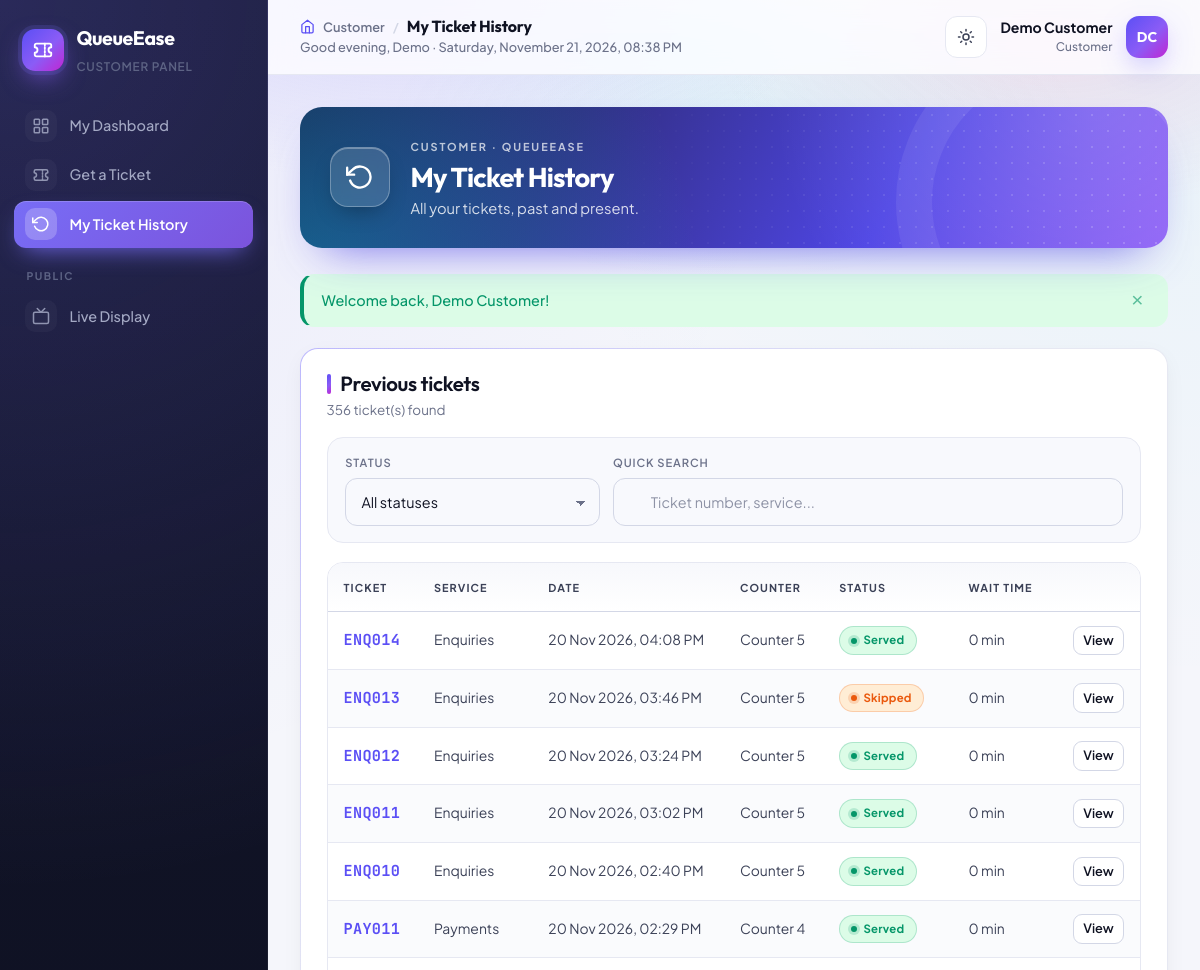
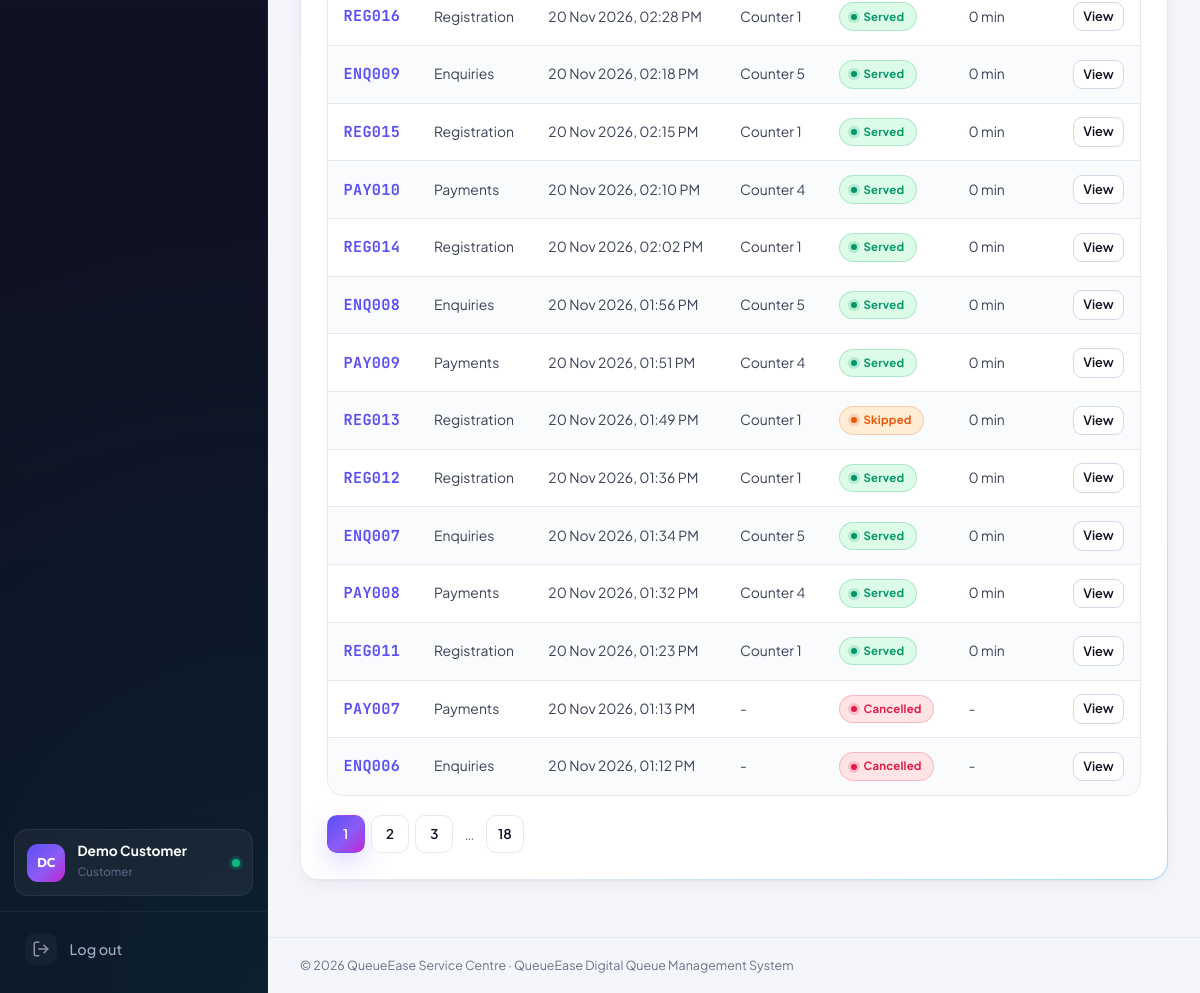
Page /customer/history.php (signed in) on the committed database (2 pictures, top to bottom).
### tables this page shows
CREATE TABLE users (
    id              INT UNSIGNED NOT NULL AUTO_INCREMENT,
    full_name       VARCHAR(100) NOT NULL,
    email           VARCHAR(150) NOT NULL,
    phone           VARCHAR(20)  DEFAULT NULL,
    password_hash   VARCHAR(255) NOT NULL,
    role            ENUM('admin','staff','customer') NOT NULL DEFAULT 'customer',
    is_active       TINYINT(1)   NOT NULL DEFAULT 1,
    last_login_at   DATETIME     DEFAULT NULL,
    created_at      TIMESTAMP    NOT NULL DEFAULT CURRENT_TIMESTAMP,
    updated_at      TIMESTAMP    NOT NULL DEFAULT CURRENT_TIMESTAMP ON UPDATE CURRENT_TIMESTAMP,
    PRIMARY KEY (id),
    UNIQUE KEY uq_users_email (email),
    KEY idx_users_role (role)
);

CREATE TABLE queue_tickets (
    id                  INT UNSIGNED NOT NULL AUTO_INCREMENT,
    ticket_number       VARCHAR(10)  NOT NULL,
    reference_code      VARCHAR(12)  NOT NULL,
    service_id          INT UNSIGNED NOT NULL,
    customer_id         INT UNSIGNED DEFAULT NULL,
    counter_id          INT UNSIGNED DEFAULT NULL,
    served_by           INT UNSIGNED DEFAULT NULL,
    ticket_date         DATE         NOT NULL,
    sequence_no         INT UNSIGNED NOT NULL,
    status              ENUM('waiting','called','serving','served','skipped','cancelled') NOT NULL DEFAULT 'waiting',
    recall_count        TINYINT UNSIGNED NOT NULL DEFAULT 0,
    notes               VARCHAR(255) DEFAULT NULL,
    called_at           DATETIME     DEFAULT NULL,
    service_started_at  DATETIME     DEFAULT NULL,
    completed_at        DATETIME     DEFAULT NULL,
    cancelled_at        DATETIME     DEFAULT NULL,
    created_at          TIMESTAMP    NOT NULL DEFAULT CURRENT_TIMESTAMP,
    updated_at          TIMESTAMP    NOT NULL DEFAULT CURRENT_TIMESTAMP ON UPDATE CURRENT_TIMESTAMP,
    PRIMARY KEY (id),
    UNIQUE KEY uq_ticket_reference (reference_code),
    UNIQUE KEY uq_ticket_sequence (service_id, ticket_date, sequence_no),
    KEY idx_tickets_status_service (status, service_id),
    KEY idx_tickets_date (ticket_date),
    KEY idx_tickets_customer_status (customer_id, status),
    KEY idx_tickets_counter_status (counter_id, status),
    KEY idx_tickets_served_by (served_by),
    CONSTRAINT fk_tickets_service FOREIGN KEY (service_id) REFERENCES services (id)
        ON DELETE RESTRICT ON UPDATE CASCADE,
    CONSTRAINT fk_tickets_customer FOREIGN KEY (customer_id) REFERENCES customers (id)
        ON DELETE SET NULL ON UPDATE CASCADE,
    CONSTRAINT fk_tickets_counter FOREIGN KEY (counter_id) REFERENCES counters (id)
        ON DELETE SET NULL ON UPDATE CASCADE,
    CONSTRAINT fk_tickets_staff FOREIGN KEY (served_by) REFERENCES users (id)
        ON DELETE SET NULL ON UPDATE CASCADE
);

CREATE TABLE services (
    id                   INT UNSIGNED NOT NULL AUTO_INCREMENT,
    name                 VARCHAR(100) NOT NULL,
    prefix               VARCHAR(5)   NOT NULL,
    description          VARCHAR(255) DEFAULT NULL,
    avg_service_minutes  SMALLINT UNSIGNED NOT NULL DEFAULT 5,
    is_active            TINYINT(1)   NOT NULL DEFAULT 1,
    created_at           TIMESTAMP    NOT NULL DEFAULT CURRENT_TIMESTAMP,
    updated_at           TIMESTAMP    NOT NULL DEFAULT CURRENT_TIMESTAMP ON UPDATE CURRENT_TIMESTAMP,
    PRIMARY KEY (id),
    UNIQUE KEY uq_services_name (name),
    UNIQUE KEY uq_services_prefix (prefix)
);

CREATE TABLE counters (
    id              INT UNSIGNED NOT NULL AUTO_INCREMENT,
    name            VARCHAR(50)  NOT NULL,
    service_id      INT UNSIGNED NOT NULL,
    location        VARCHAR(100) DEFAULT NULL,
    is_active       TINYINT(1)   NOT NULL DEFAULT 1,
    created_at      TIMESTAMP    NOT NULL DEFAULT CURRENT_TIMESTAMP,
    updated_at      TIMESTAMP    NOT NULL DEFAULT CURRENT_TIMESTAMP ON UPDATE CURRENT_TIMESTAMP,
    PRIMARY KEY (id),
    UNIQUE KEY uq_counters_name (name),
    KEY idx_counters_service (service_id),
    CONSTRAINT fk_counters_service FOREIGN KEY (service_id) REFERENCES services (id)
        ON DELETE RESTRICT ON UPDATE CASCADE
);

### customer/history.php (the view, shortened to what the rows shown need)
<?php
require_role('customer');
$pdo      = db();
$customer = current_customer();
$where  = 't.customer_id = ?';
$params = [$customer['id']];
$stmt = $pdo->prepare("SELECT COUNT(*) FROM queue_tickets t WHERE $where");
$stmt->execute($params);
$pager = paginate((int) $stmt->fetchColumn());
$stmt = $pdo->prepare(ticket_select_sql() . " WHERE $where ORDER BY t.created_at DESC LIMIT {$pager['limit']} OFFSET {$pager['offset']}");
$stmt->execute($params);
$tickets = $stmt->fetchAll();
$pageTitle  = 'My Ticket History';
$activeMenu = 'history';
require __DIR__ . '/../includes/header.php';
?>
<div class="card">
    <div class="card-header">
        <div>
            <h2>Previous tickets</h2>
        </div>
    </div>
    <div class="table-responsive">
        <table class="table" id="historyTable">
            <thead><tr><th>Ticket</th><th>Service</th><th>Date</th><th>Counter</th><th>Status</th><th>Wait time</th><th></th></tr></thead>
            <tbody>
            <?php foreach ($tickets as $t): ?>
                <tr>
                    <td><span class="ticket-no"><?= e($t['ticket_number']) ?></span></td>
                    <td><?= e($t['service_name']) ?></td>
                    <td class="nowrap"><?= e(format_datetime($t['created_at'])) ?></td>
                    <td><?= e($t['counter_name'] ?? '-') ?></td>
                    <td><?= status_badge($t['status']) ?></td>
                    <td><?= $t['called_at'] ? e(format_minutes((strtotime($t['called_at']) - strtotime($t['created_at'])) / 60)) : '-' ?></td>
                    <td class="actions"><a class="btn btn-outline btn-sm" href="<?= url('customer/my_ticket.php?id=' . (int) $t['id']) ?>">View</a></td>
                </tr>
            <?php endforeach; ?>
            </tbody>
        </table>
    </div>
</div>
<?php require __DIR__ . '/../includes/footer.php'; ?>

### includes/header.php (shortened to what the rows shown need)
<?php
$pageTitle  = $pageTitle ?? 'Dashboard';
$activeMenu = $activeMenu ?? '';
$user       = current_user();
$role       = $user['role'] ?? '';
$menus = [
    'admin' => [
        ['dashboard',     'Dashboard',       'admin/dashboard.php',      'dashboard'],
        ['tickets',       'All Tickets',     'admin/tickets.php',        'ticket'],
        ['section',       'Management'],
        ['services',      'Services',        'admin/services.php',       'layers'],
        ['counters',      'Counters',        'admin/counters.php',       'monitor'],
        ['staff',         'Staff',           'admin/staff.php',          'users'],
        ['assignments',   'Counter Assignments', 'admin/assignments.php', 'link'],
        ['customers',     'Customers',       'admin/customers.php',      'user'],
        ['announcements', 'Announcements',   'admin/announcements.php',  'megaphone'],
        ['section',       'Insights'],
        ['reports',       'Reports',         'reports/index.php',        'chart'],
        ['logs',          'Activity Logs',   'admin/activity_logs.php',  'activity'],
        ['section',       'Public'],
        ['display',       'Live Display',    'public/display.php',       'tv', true],
    ],
    'staff' => [
        ['dashboard', 'Counter Console',   'staff/dashboard.php', 'counter'],
        ['waiting',   'Waiting Customers', 'staff/waiting.php',   'list'],
        ['history',   'Service History',   'staff/history.php',   'history'],
        ['section',   'Public'],
        ['display',   'Live Display',      'public/display.php',  'tv', true],
    ],
    'customer' => [
        ['dashboard', 'My Dashboard',     'customer/dashboard.php',  'dashboard'],
        ['services',  'Get a Ticket',     'customer/get_ticket.php', 'ticket'],
        ['history',   'My Ticket History', 'customer/history.php',   'history'],
        ['section',   'Public'],
        ['display',   'Live Display',     'public/display.php',      'tv', true],
    ],
];
$roleLabels = ['admin' => 'Administrator', 'staff' => 'Staff', 'customer' => 'Customer'];
$pageIcon = 'dashboard';
foreach ($menus[$role] ?? [] as $item) {
    if ($item[0] === $activeMenu && isset($item[3])) {
        $pageIcon = $item[3];
    }
}
$subtitles = [
    'admin' => [
        'tickets'       => 'Search, filter, export and manage every ticket in the system.',
        'services'      => 'Create the services customers can queue for and set their ticket prefixes.',
        'counters'      => 'Open, close and organise the service points that call customers.',
        'staff'         => 'Register staff accounts and control who can serve customers.',
        'assignments'   => 'Decide which staff member works at which counter.',
        'customers'     => 'Manage registered and walk-in customers.',
        'announcements' => 'Publish notices for the live display and customer pages.',
        'reports'       => 'Measure waiting times, service performance and customer satisfaction.',
        'logs'          => 'A complete audit trail of logins, changes and queue actions.',
    ],
    'staff' => [
        'waiting' => 'Everyone waiting for your services today, in order.',
        'history' => 'Every customer you have called, served or skipped.',
    ],
    'customer' => [
        'services' => 'Choose a service and join the queue in one click.',
        'history'  => 'All your tickets, past and present.',
    ],
];
$pageSubtitle = $pageSubtitle ?? ($subtitles[$role][$activeMenu] ?? '');
$showPageHero = $activeMenu !== 'dashboard' && empty($hidePageHero);
$initials   = strtoupper(implode('', array_map(fn($w) => mb_substr($w, 0, 1), array_slice(explode(' ', $user['name'] ?? 'U'), 0, 2))));
?>
<!DOCTYPE html>
<html lang="en">
<head>
    <link rel="stylesheet" href="<?= url('assets/css/style.css') ?>">
    <link rel="stylesheet" href="<?= url('assets/css/print.css') ?>" media="print">
</head>
<body class="app-body role-<?= e($role) ?>">
<div class="app-shell">
    <aside class="sidebar" id="sidebar">
        <div class="sidebar-brand">
            <div>
                <strong><?= e(APP_NAME) ?></strong>
                <small><?= e($roleLabels[$role] ?? '') ?> Panel</small>
            </div>
        </div>
        <div class="sidebar-profile">
            <span class="avatar"><?= e($initials) ?></span>
            <div><strong><?= e($user['name'] ?? '') ?></strong><small><?= e($roleLabels[$role] ?? '') ?></small></div>
            <span class="status-dot" title="Online"></span>
        </div>
    </aside>
    <div class="main-area">
        <header class="topbar">
            <div class="topbar-title">
                <div class="crumbs"><?= icon('home', 'icon crumb-icon') ?><span><?= e($roleLabels[$role] ?? '') ?></span><span class="crumb-sep">/</span><h1><?= e($pageTitle) ?></h1></div>
            </div>
            <div class="topbar-user">
                <button class="icon-btn theme-toggle" type="button" data-theme-toggle aria-label="Switch light or dark mode" title="Light / dark mode">
                    <?= icon('sun', 'icon icon-sun') ?><?= icon('moon', 'icon icon-moon') ?>
                </button>
                <div class="user-meta">
                    <strong><?= e($user['name'] ?? '') ?></strong>
                    <small><?= e($roleLabels[$role] ?? '') ?></small>
                </div>
                <span class="avatar"><?= e($initials) ?></span>
            </div>
        </header>
        <main class="content">
            <?php if ($showPageHero): ?>
                <section class="page-hero">
                    <span class="page-hero-icon"><?= icon($pageIcon) ?></span>
                    <div class="page-hero-text">
                        <span class="page-hero-eyebrow"><?= e($roleLabels[$role] ?? '') ?> &middot; <?= e(APP_NAME) ?></span>
                        <h2><?= e($pageTitle) ?></h2>
                        <?php if ($pageSubtitle !== ''): ?><p><?= e($pageSubtitle) ?></p><?php endif; ?>
                    </div>
                </section>
            <?php endif; ?>

### includes/functions.php (shortened to what the rows shown need)
<?php
function e($value): string
{
    return htmlspecialchars((string) ($value ?? ''), ENT_QUOTES, 'UTF-8');
}
function url(string $path = ''): string
{
    return BASE_URL . '/' . ltrim($path, '/');
}
function int_param(string $key, string $source = 'any'): int
{
    if ($source === 'post') {
        $value = $_POST[$key] ?? 0;
    } elseif ($source === 'get') {
        $value = $_GET[$key] ?? 0;
    } else {
        $value = $_POST[$key] ?? $_GET[$key] ?? 0;
    }
    $int = filter_var($value, FILTER_VALIDATE_INT, ['options' => ['min_range' => 1]]);
    return $int === false ? 0 : (int) $int;
}
function format_datetime(?string $value, string $format = 'd M Y, h:i A'): string
{
    return date($format, strtotime($value));
}
function format_minutes($minutes): string
{
    $minutes = (float) $minutes;
    if ($minutes < 1) {
        return $minutes <= 0 ? '0 min' : '< 1 min';
    }
    $minutes = (int) round($minutes);
    return intdiv($minutes, 60) . ' h ' . ($minutes % 60) . ' min';
}
function status_badge(string $status): string
{
    $labels = [
        'waiting'   => 'Waiting',
        'called'    => 'Called',
        'serving'   => 'Serving',
        'served'    => 'Served',
        'skipped'   => 'Skipped',
        'cancelled' => 'Cancelled',
    ];
    $label = $labels[$status] ?? ucfirst($status);
    return '<span class="badge badge-' . e($status) . '">' . e($label) . '</span>';
}
function paginate(int $totalRows, int $perPage = ITEMS_PER_PAGE): array
{
    $pages = max(1, (int) ceil($totalRows / $perPage));
    $page  = min(max(1, int_param('page', 'get') ?: 1), $pages);
    return [
        'page'   => $page,
        'pages'  => $pages,
        'offset' => ($page - 1) * $perPage,
        'limit'  => $perPage,
        'total'  => $totalRows,
    ];
}

### rows in the picture
users: role "CUSTOMER", full_name "DC", full_name "Demo Customer", role "Customer"
queue_tickets: ticket_number "ENQ014", service.name "Enquiries", created_at "20 Nov 2026, 04:08 PM", counter.name "Counter 5", status "Served", called_at+created_at "0 min"
queue_tickets: ticket_number "ENQ013", service.name "Enquiries", created_at "20 Nov 2026, 03:46 PM", counter.name "Counter 5", status "Skipped", called_at+created_at "0 min"
queue_tickets: ticket_number "ENQ012", service.name "Enquiries", created_at "20 Nov 2026, 03:24 PM", counter.name "Counter 5", status "Served", called_at+created_at "0 min"
queue_tickets: ticket_number "ENQ011", service.name "Enquiries", created_at "20 Nov 2026, 03:02 PM", counter.name "Counter 5", status "Served", called_at+created_at "0 min"
queue_tickets: ticket_number "ENQ010", service.name "Enquiries", created_at "20 Nov 2026, 02:40 PM", counter.name "Counter 5", status "Served", called_at+created_at "0 min"
queue_tickets: ticket_number "PAY011", service.name "Payments", created_at "20 Nov 2026, 02:29 PM", counter.name "Counter 4", status "Served", called_at+created_at "0 min"
queue_tickets: ticket_number "REG016", service.name "Registration", created_at "20 Nov 2026, 02:28 PM", counter.name "Counter 1", status "Served", called_at+created_at "0 min"
queue_tickets: ticket_number "ENQ009", service.name "Enquiries", created_at "20 Nov 2026, 02:18 PM", counter.name "Counter 5", status "Served", called_at+created_at "0 min"
queue_tickets: ticket_number "REG015", service.name "Registration", created_at "20 Nov 2026, 02:15 PM", counter.name "Counter 1", status "Served", called_at+created_at "0 min"
queue_tickets: ticket_number "PAY010", service.name "Payments", created_at "20 Nov 2026, 02:10 PM", counter.name "Counter 4", status "Served", called_at+created_at "0 min"
queue_tickets: ticket_number "REG014", service.name "Registration", created_at "20 Nov 2026, 02:02 PM", counter.name "Counter 1", status "Served", called_at+created_at "0 min"
queue_tickets: ticket_number "ENQ008", service.name "Enquiries", created_at "20 Nov 2026, 01:56 PM", counter.name "Counter 5", status "Served", called_at+created_at "0 min"
queue_tickets: ticket_number "PAY009", service.name "Payments", created_at "20 Nov 2026, 01:51 PM", counter.name "Counter 4", status "Served", called_at+created_at "0 min"
queue_tickets: ticket_number "REG013", service.name "Registration", created_at "20 Nov 2026, 01:49 PM", counter.name "Counter 1", status "Skipped", called_at+created_at "0 min"
queue_tickets: ticket_number "REG012", service.name "Registration", created_at "20 Nov 2026, 01:36 PM", counter.name "Counter 1", status "Served", called_at+created_at "0 min"
queue_tickets: ticket_number "ENQ007", service.name "Enquiries", created_at "20 Nov 2026, 01:34 PM", counter.name "Counter 5", status "Served", called_at+created_at "0 min"
queue_tickets: ticket_number "PAY008", service.name "Payments", created_at "20 Nov 2026, 01:32 PM", counter.name "Counter 4", status "Served", called_at+created_at "0 min"
queue_tickets: ticket_number "REG011", service.name "Registration", created_at "20 Nov 2026, 01:23 PM", counter.name "Counter 1", status "Served", called_at+created_at "0 min"
queue_tickets: ticket_number "PAY007", service.name "Payments", created_at "20 Nov 2026, 01:13 PM", counter_name "-", status "Cancelled"
queue_tickets: ticket_number "ENQ006", service.name "Enquiries", created_at "20 Nov 2026, 01:12 PM", counter_name "-", status "Cancelled"

### other values in the picture
APP_NAME "QueueEase"
$item[1] "My Dashboard"
$item[1] "Get a Ticket"
$item[1] "My Ticket History"
$item[1] "PUBLIC"
$item[1] "Live Display"
$pageTitle "My Ticket History"
APP_NAME "QUEUEEASE"
$pageSubtitle "All your tickets, past and present."
$flash['message'] "Welcome back, Demo Customer!"
$pager['total'] "356"
INSTITUTION_NAME "QueueEase Service Centre"
APP_TAGLINE "Digital Queue Management System"
